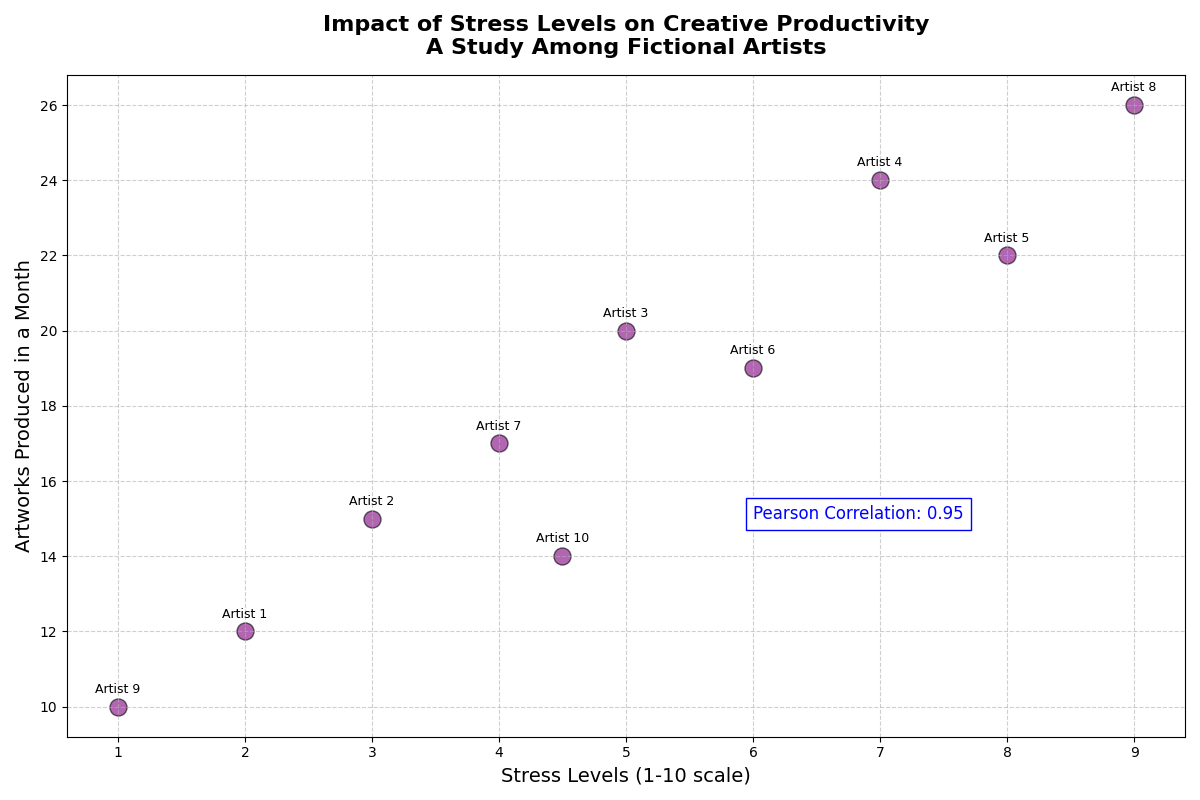

Generate this figure with Python:
import matplotlib.pyplot as plt
import numpy as np
from scipy.stats import pearsonr

# Backstory:
# This scatter plot analyzes the relationship between the stress levels and creative productivity among artists. 
# The chart includes fictional data depicting how varying stress levels might correlate with the number of new artworks produced over a month.

# Constructing contextual data inputs
stress_levels = np.array([2, 3, 5, 7, 8, 6, 4, 9, 1, 4.5])
artworks_produced = np.array([12, 15, 20, 24, 22, 19, 17, 26, 10, 14])

# Calculate correlation
corr_coefficient, _ = pearsonr(stress_levels, artworks_produced)
corr_text = f"Pearson Correlation: {corr_coefficient:.2f}"

# Figure setup
plt.figure(figsize=(12, 8))

# Scatter plot
scatter = plt.scatter(stress_levels, artworks_produced, color='purple', s=150, alpha=0.6, edgecolor='black')

# Title and labels
plt.title("Impact of Stress Levels on Creative Productivity\nA Study Among Fictional Artists", fontsize=16, fontweight='bold', pad=15)
plt.xlabel("Stress Levels (1-10 scale)", fontsize=14)
plt.ylabel("Artworks Produced in a Month", fontsize=14)

# Annotate points
for i, txt in enumerate(range(1, 11)):
    plt.annotate(f"Artist {txt}", (stress_levels[i], artworks_produced[i]), textcoords="offset points", xytext=(0, 10), ha='center', fontsize=9)

# Adding the correlation text on plot
plt.text(6, 15, corr_text, fontsize=12, color='blue', bbox=dict(facecolor='white', edgecolor='blue', pad=5.0))

# Customize the grid
plt.grid(True, linestyle='--', alpha=0.6)

# Automatically adjust the layout to prevent overlap
plt.tight_layout()

# Display the plot
plt.show()
